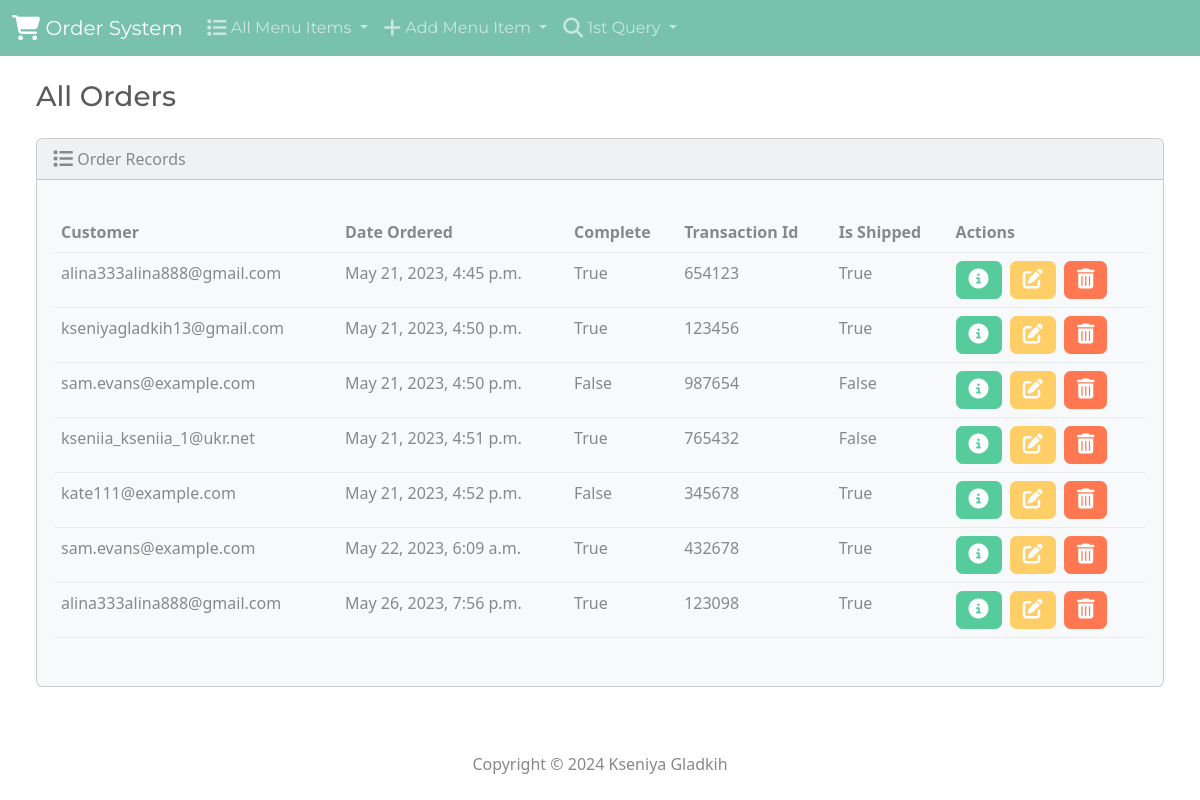
The page /order/ on the database its author committed.
### customer/models.py (models this page shows, shortened)
class Order(models.Model):
    customer = models.ForeignKey('Customer', on_delete=models.SET_NULL, null=True, blank=True)
    date_ordered = models.DateTimeField(auto_now_add=True)
    complete = models.BooleanField(default=False)
    transaction_id = models.CharField(max_length=100, null=True)
    is_shipped = models.BooleanField(default=False)

class Customer(models.Model):
    user = models.OneToOneField(User, null=True, blank=True, on_delete=models.CASCADE)
    name = models.CharField(max_length=50, blank=True)
    email = models.CharField(max_length=50, blank=True)
    phone = models.CharField(max_length=10, blank=True)

### customer/views.py (the view)
# urls.py: path('order/', views.order, name='order'),
def order(request):
    orders = Order.objects.all()
    context = {'orders': orders}
    return render(request, 'customer/order/order.html', context)

### customer/templates/customer/order/order.html (shortened to what this page needs)
{% extends 'customer/base.html' %}
{% block body %}
<h3 class="m-4">All Orders</h3>
<div class="row">
    <div class="col-12">
        {% if orders %}
        <div class="card bg-light ms-4 me-4 mb-4">
            <div class="card-header">
                <i class="fa-solid fa-list fa-lg"></i> Order Records
            </div>
            <div class="card-body">
                <p class="card-text">
                <div class="table-responsive">
                    <table class="table table-hover">
                        <thead>
                            <tr>
                            <th scope="col">Customer</th>
                            <th scope="col">Date Ordered</th>
                            <th scope="col">Complete</th>
                            <th scope="col">Transaction Id</th>
                            <th scope="col">Is Shipped</th>
                            <th scope="col">Actions</th>
                            </tr>
                        </thead>
                        <tbody>
                            {% for order in orders %}
                                <tr>
                                    <td>{{ order.customer.email }}</td>
                                    <td>{{ order.date_ordered }}</td>
                                    <td>{{ order.complete }}</td>
                                    <td>{{ order.transaction_id }}</td>
                                    <td>{{ order.is_shipped }}</td>
                                    <td>
                                        <button type="button" class="btn btn-success me-1" href="{% url 'view-order' order.id %}" data-bs-toggle="modal" data-bs-target="#myModal{{order.id}}">
                                            <i class="fa-solid fa-circle-info fa-lg"></i>
                                        </button>
                                        <a class="btn btn-warning me-1" href="{% url 'order-edit' order.id %}">
                                            <i class="fa-solid fa-pen-to-square fa-lg"></i>
                                        </a>
                                        <button type="button" class="btn btn-danger" data-bs-toggle="modal" data-bs-target="#delete{{order.id}}">
                                            <i class="fa-solid fa-trash-can fa-lg"></i>
                                        </button>
                                    </td>
                                </tr>
                            {% endfor %}
                        </tbody>
                    </table>
                </div>
                </p>
            </div>
        </div>
        {% else %}
            <h5 class="alert alert-primary ms-4 me-4">No Order Records</h5>
        {% endif %}
    </div>
</div>
{% endblock %}

### rows shown on the page
Order: customer.email "alina333alina888@gmail.com", date_ordered "May 21, 2023, 4:45 p.m.", complete "True", transaction_id "654123", is_shipped "True"
Order: customer.email "kseniyagladkih13@gmail.com", date_ordered "May 21, 2023, 4:50 p.m.", complete "True", transaction_id "123456", is_shipped "True"
Order: customer.email "sam.evans@example.com", date_ordered "May 21, 2023, 4:50 p.m.", complete "False", transaction_id "987654", is_shipped "False"
Order: customer.email "kseniia_kseniia_1@ukr.net", date_ordered "May 21, 2023, 4:51 p.m.", complete "True", transaction_id "765432", is_shipped "False"
Order: customer.email "kate111@example.com", date_ordered "May 21, 2023, 4:52 p.m.", complete "False", transaction_id "345678", is_shipped "True"
Order: customer.email "sam.evans@example.com", date_ordered "May 22, 2023, 6:09 a.m.", complete "True", transaction_id "432678", is_shipped "True"
Order: customer.email "alina333alina888@gmail.com", date_ordered "May 26, 2023, 7:56 p.m.", complete "True", transaction_id "123098", is_shipped "True"
